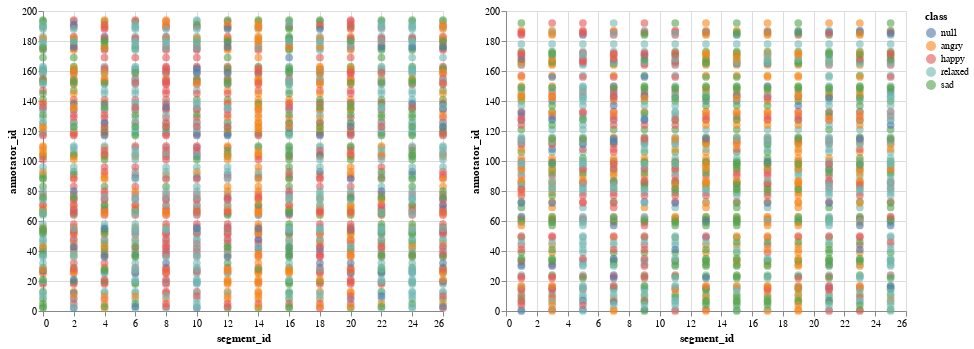

Notebook code for this chart:
### Markdown cell above
Because the annotators were given two different sets of segments, I seperated them into two plots.

### Code cell
df1 = pandas_annot_df[pandas_annot_df['segment_id']%2==0]
chart1 = alt.Chart(df1).mark_circle(size=60, opacity=0.6).encode(
    x='segment_id',
    y='annotator_id',
    color='class',
    tooltip=['class']
).properties(
    width=400,
    height=300
)

df2 = pandas_annot_df[pandas_annot_df['segment_id']%2!=0]
chart2 = alt.Chart(df2).mark_circle(size=60, opacity=0.6).encode(
    x='segment_id',
    y='annotator_id',
    color='class',
    tooltip=['class']
).properties(
    width=400,
    height=300
)

chart1 | chart2

### Figure 1 — Vega-Lite specification as saved in the notebook (floating-point values rounded to 4 significant figures; data arrays with more than 128 entries replaced by an {"elided": "..."} marker saying what was removed)
{"config": {"view": {"continuousWidth": 400, "continuousHeight": 300}}, "hconcat": [{"data": {"name": "data-6aed377b27c9052e9a14095303522c39"}, "mark": {"type": "circle", "opacity": 0.6, "size": 60}, "encoding": {"color": {"field": "class", "type": "nominal"}, "tooltip": [{"field": "class", "type": "nominal"}], "x": {"field": "segment_id", "type": "quantitative"}, "y": {"field": "annotator_id", "type": "quantitative"}}, "height": 300, "width": 400}, {"data": {"name": "data-5a82a6c1da40b1217534b18fc554005a"}, "mark": {"type": "circle", "opacity": 0.6, "size": 60}, "encoding": {"color": {"field": "class", "type": "nominal"}, "tooltip": [{"field": "class", "type": "nominal"}], "x": {"field": "segment_id", "type": "quantitative"}, "y": {"field": "annotator_id", "type": "quantitative"}}, "height": 300, "width": 400}], "$schema": "https://vega.github.io/schema/vega-lite/v4.17.0.json", "datasets": {"data-6aed377b27c9052e9a14095303522c39": {"elided": "1442 records"}, "data-5a82a6c1da40b1217534b18fc554005a": {"elided": "1196 records"}}}
